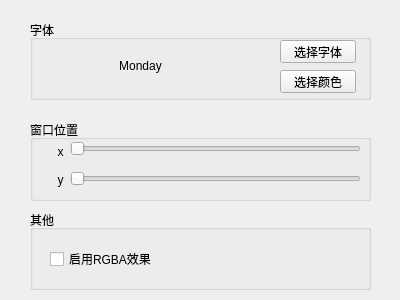
<?xml version="1.0" encoding="UTF-8"?>
<ui version="4.0">
 <class>Form</class>
 <widget class="QWidget" name="Form">
  <property name="geometry">
   <rect>
    <x>0</x>
    <y>0</y>
    <width>400</width>
    <height>300</height>
   </rect>
  </property>
  <property name="maximumSize">
   <size>
    <width>400</width>
    <height>300</height>
   </size>
  </property>
  <property name="windowTitle">
   <string>Clock Setting</string>
  </property>
  <property name="windowIcon">
   <iconset>
    <normaloff>clock.ico</normaloff>clock.ico</iconset>
  </property>
  <widget class="QGroupBox" name="groupBox">
   <property name="geometry">
    <rect>
     <x>30</x>
     <y>20</y>
     <width>341</width>
     <height>80</height>
    </rect>
   </property>
   <property name="title">
    <string>字体</string>
   </property>
   <widget class="QLabel" name="label">
    <property name="geometry">
     <rect>
      <x>20</x>
      <y>20</y>
      <width>181</width>
      <height>51</height>
     </rect>
    </property>
    <property name="text">
     <string>Monday</string>
    </property>
    <property name="alignment">
     <set>Qt::AlignCenter</set>
    </property>
   </widget>
   <widget class="QPushButton" name="pushButton">
    <property name="geometry">
     <rect>
      <x>250</x>
      <y>20</y>
      <width>76</width>
      <height>23</height>
     </rect>
    </property>
    <property name="text">
     <string>选择字体</string>
    </property>
    <property name="flat">
     <bool>false</bool>
    </property>
   </widget>
   <widget class="QPushButton" name="pushButton_2">
    <property name="geometry">
     <rect>
      <x>250</x>
      <y>50</y>
      <width>76</width>
      <height>23</height>
     </rect>
    </property>
    <property name="text">
     <string>选择颜色</string>
    </property>
   </widget>
  </widget>
  <widget class="QGroupBox" name="groupBox_2">
   <property name="geometry">
    <rect>
     <x>30</x>
     <y>120</y>
     <width>341</width>
     <height>81</height>
    </rect>
   </property>
   <property name="title">
    <string>窗口位置</string>
   </property>
   <widget class="QSlider" name="horizontalSlider">
    <property name="geometry">
     <rect>
      <x>40</x>
      <y>20</y>
      <width>291</width>
      <height>18</height>
     </rect>
    </property>
    <property name="orientation">
     <enum>Qt::Horizontal</enum>
    </property>
   </widget>
   <widget class="QSlider" name="horizontalSlider_2">
    <property name="geometry">
     <rect>
      <x>40</x>
      <y>50</y>
      <width>291</width>
      <height>18</height>
     </rect>
    </property>
    <property name="orientation">
     <enum>Qt::Horizontal</enum>
    </property>
   </widget>
   <widget class="QLabel" name="label_2">
    <property name="geometry">
     <rect>
      <x>20</x>
      <y>20</y>
      <width>21</width>
      <height>51</height>
     </rect>
    </property>
    <property name="text">
     <string>x

y</string>
    </property>
    <property name="alignment">
     <set>Qt::AlignCenter</set>
    </property>
   </widget>
  </widget>
  <widget class="QGroupBox" name="groupBox_3">
   <property name="geometry">
    <rect>
     <x>30</x>
     <y>210</y>
     <width>341</width>
     <height>80</height>
    </rect>
   </property>
   <property name="title">
    <string>其他</string>
   </property>
   <widget class="QCheckBox" name="checkBox">
    <property name="geometry">
     <rect>
      <x>20</x>
      <y>40</y>
      <width>111</width>
      <height>18</height>
     </rect>
    </property>
    <property name="toolTip">
     <string>这个效果会覆盖设定的字体颜色</string>
    </property>
    <property name="text">
     <string>启用RGBA效果</string>
    </property>
   </widget>
  </widget>
 </widget>
 <resources/>
 <connections/>
</ui>
